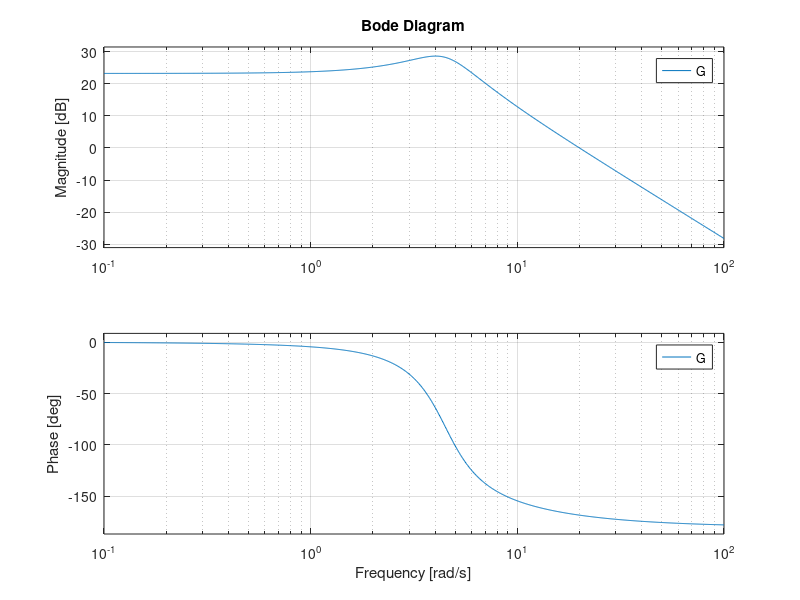

The MATLAB source for this figure:
%Servo Controller 

%G(s) = 3(s+3)/(s+4)(s^2+3s+20)

s = tf('s');
numG = 129*3*[1 3];
denG = conv([1 4],[1 3 20]);

G= tf(numG,denG);

bode(G); grid on;
[gainG, phaseG] = bode(G,20) %Gain and phase at 20 rad/s


